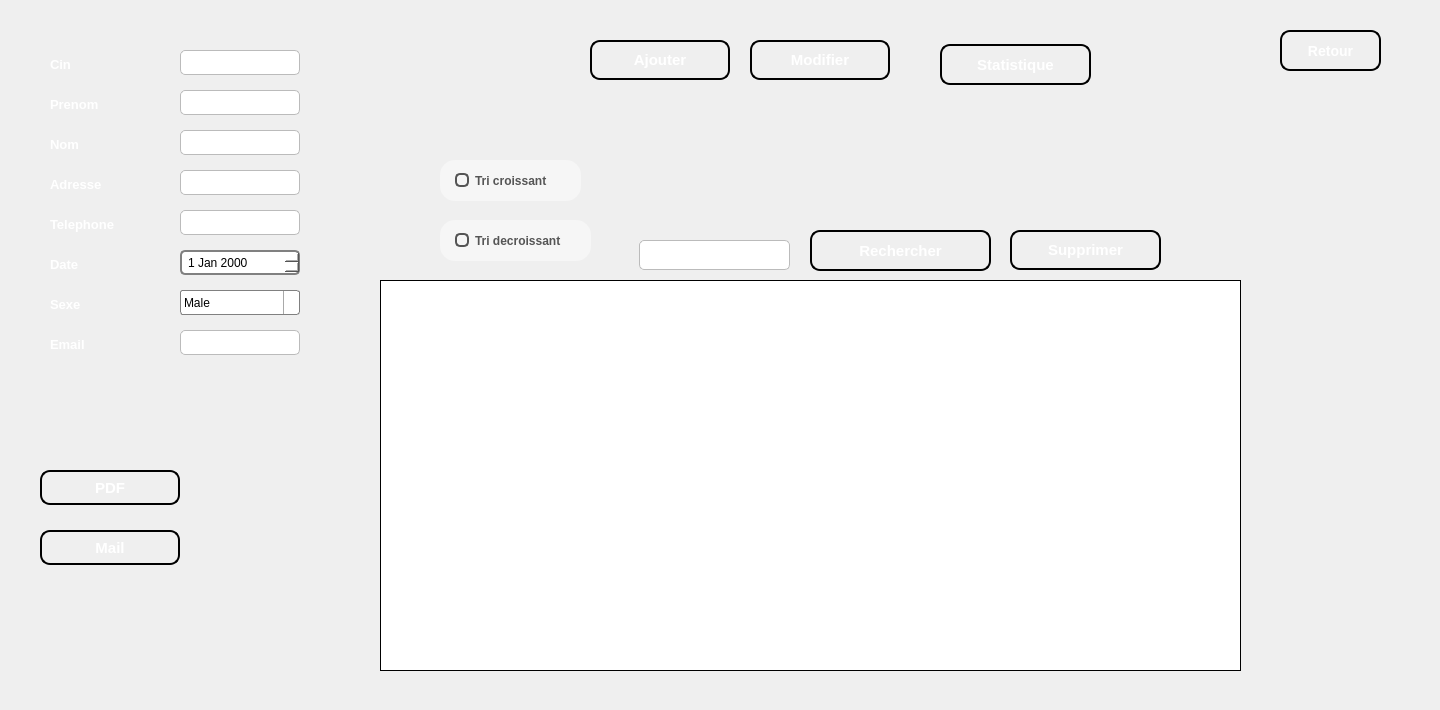
    <widget class="QWidget" name="page_client">
     <widget class="QLineEdit" name="client_adress">
      <property name="geometry">
       <rect>
        <x>180</x>
        <y>170</y>
        <width>120</width>
        <height>25</height>
       </rect>
      </property>
      <property name="styleSheet">
       <string notr="true">QLineEdit {
    background-color: #FFFFFF;
    border: 1px solid #BBBBBB;
    border-radius: 5px;
    padding: 3px;
    font-size: 15px;
    font-family: &quot;Arial&quot;;
}

QLineEdit:focus {
    border: 2px solid #0000FF;
    background-color: #F0F0F0;
}
</string>
      </property>
     </widget>
     <widget class="QLineEdit" name="client_tel">
      <property name="geometry">
       <rect>
        <x>180</x>
        <y>210</y>
        <width>120</width>
        <height>25</height>
       </rect>
      </property>
      <property name="styleSheet">
       <string notr="true">QLineEdit {
    background-color: #FFFFFF;
    border: 1px solid #BBBBBB;
    border-radius: 5px;
    padding: 3px;
    font-size: 15px;
    font-family: &quot;Arial&quot;;
}

QLineEdit:focus {
    border: 2px solid #0000FF;
    background-color: #F0F0F0;
}
</string>
      </property>
     </widget>
     <widget class="QDateEdit" name="client_date">
      <property name="geometry">
       <rect>
        <x>180</x>
        <y>250</y>
        <width>120</width>
        <height>25</height>
       </rect>
      </property>
      <property name="styleSheet">
       <string notr="true">QDateEdit {
    border: 2px solid gray;
    border-radius: 5px;
    background-color: white;
    padding: 2px 4px;
    color: black;
}

QDateEdit::drop-down {
    subcontrol-origin: padding;
    subcontrol-position: top right;
    width: 15px;
    border-left-width: 1px;
    border-left-color: gray;
    border-left-style: solid;
    border-top-right-radius: 3px;
    border-bottom-right-radius: 3px;
}

QDateEdit::down-arrow {
    image: url(:/icons/down-arrow.png);
    width: 10px;
    height: 10px;
}</string>
      </property>
     </widget>
     <widget class="QLabel" name="label_cin_c">
      <property name="geometry">
       <rect>
        <x>50</x>
        <y>50</y>
        <width>90</width>
        <height>30</height>
       </rect>
      </property>
      <property name="styleSheet">
       <string notr="true">background-color:rgba(0,0,0,0);
color: rgb(255, 255, 255);
border-color:rgba(0,0,0,0);  font-size: 17px;</string>
      </property>
      <property name="text">
       <string>&lt;html&gt;&lt;head/&gt;&lt;body&gt;&lt;p&gt;&lt;span style=&quot; font-size:10pt; font-weight:600;&quot;&gt;Cin&lt;/span&gt;&lt;/p&gt;&lt;/body&gt;&lt;/html&gt;</string>
      </property>
     </widget>
     <widget class="QLabel" name="label_tel_c">
      <property name="geometry">
       <rect>
        <x>50</x>
        <y>210</y>
        <width>100</width>
        <height>30</height>
       </rect>
      </property>
      <property name="styleSheet">
       <string notr="true">background-color:rgba(0,0,0,0);
color: rgb(255, 255, 255);
border-color:rgba(0,0,0,0);  font-size: 17px;</string>
      </property>
      <property name="text">
       <string>&lt;html&gt;&lt;head/&gt;&lt;body&gt;&lt;p&gt;&lt;span style=&quot; font-size:10pt; font-weight:600;&quot;&gt;Telephone&lt;/span&gt;&lt;/p&gt;&lt;/body&gt;&lt;/html&gt;</string>
      </property>
     </widget>
     <widget class="QLabel" name="label_sexe_c">
      <property name="geometry">
       <rect>
        <x>50</x>
        <y>290</y>
        <width>90</width>
        <height>30</height>
       </rect>
      </property>
      <property name="styleSheet">
       <string notr="true">background-color:rgba(0,0,0,0);
color: rgb(255, 255, 255);
border-color:rgba(0,0,0,0);  font-size: 17px;</string>
      </property>
      <property name="text">
       <string>&lt;html&gt;&lt;head/&gt;&lt;body&gt;&lt;p&gt;&lt;span style=&quot; font-size:10pt; font-weight:600;&quot;&gt;Sexe&lt;/span&gt;&lt;/p&gt;&lt;/body&gt;&lt;/html&gt;</string>
      </property>
     </widget>
     <widget class="QLineEdit" name="client_cin">
      <property name="geometry">
       <rect>
        <x>180</x>
        <y>50</y>
        <width>120</width>
        <height>25</height>
       </rect>
      </property>
      <property name="styleSheet">
       <string notr="true">QLineEdit {
    background-color: #FFFFFF;
    border: 1px solid #BBBBBB;
    border-radius: 5px;
    padding: 3px;
    font-size: 15px;
    font-family: &quot;Arial&quot;;
}

QLineEdit:focus {
    border: 2px solid #0000FF;
    background-color: #F0F0F0;
}
</string>
      </property>
      <property name="text">
       <string/>
      </property>
     </widget>
     <widget class="QLabel" name="label_adress_c">
      <property name="geometry">
       <rect>
        <x>50</x>
        <y>170</y>
        <width>90</width>
        <height>30</height>
       </rect>
      </property>
      <property name="styleSheet">
       <string notr="true">background-color:rgba(0,0,0,0);
color: rgb(255, 255, 255);
border-color:rgba(0,0,0,0);  font-size: 17px;</string>
      </property>
      <property name="text">
       <string>&lt;html&gt;&lt;head/&gt;&lt;body&gt;&lt;p&gt;&lt;span style=&quot; font-size:10pt; font-weight:600;&quot;&gt;Adresse&lt;/span&gt;&lt;/p&gt;&lt;/body&gt;&lt;/html&gt;</string>
      </property>
     </widget>
     <widget class="QLabel" name="label_date_c">
      <property name="geometry">
       <rect>
        <x>50</x>
        <y>250</y>
        <width>90</width>
        <height>30</height>
       </rect>
      </property>
      <property name="styleSheet">
       <string notr="true">background-color:rgba(0,0,0,0);  font-size: 17px;
color: rgb(255, 255, 255);
border-color:rgba(0,0,0,0);</string>
      </property>
      <property name="text">
       <string>&lt;html&gt;&lt;head/&gt;&lt;body&gt;&lt;p&gt;&lt;span style=&quot; font-size:10pt; font-weight:600;&quot;&gt;Date &lt;/span&gt;&lt;/p&gt;&lt;/body&gt;&lt;/html&gt;</string>
      </property>
     </widget>
     <widget class="QLineEdit" name="client_email">
      <property name="geometry">
       <rect>
        <x>180</x>
        <y>330</y>
        <width>120</width>
        <height>25</height>
       </rect>
      </property>
      <property name="styleSheet">
       <string notr="true">QLineEdit {
    background-color: #FFFFFF;
    border: 1px solid #BBBBBB;
    border-radius: 5px;
    padding: 3px;
    font-size: 15px;
    font-family: &quot;Arial&quot;;
}

QLineEdit:focus {
    border: 2px solid #0000FF;
    background-color: #F0F0F0;
}
</string>
      </property>
     </widget>
     <widget class="QLabel" name="label_prenom_c">
      <property name="geometry">
       <rect>
        <x>50</x>
        <y>90</y>
        <width>90</width>
        <height>30</height>
       </rect>
      </property>
      <property name="styleSheet">
       <string notr="true">background-color:rgba(0,0,0,0);
color: rgb(255, 255, 255);
border-color:rgba(0,0,0,0);  font-size: 17px;</string>
      </property>
      <property name="text">
       <string>&lt;html&gt;&lt;head/&gt;&lt;body&gt;&lt;p&gt;&lt;span style=&quot; font-size:10pt; font-weight:600;&quot;&gt;Prenom&lt;/span&gt;&lt;/p&gt;&lt;/body&gt;&lt;/html&gt;</string>
      </property>
     </widget>
     <widget class="QLabel" name="label_nom_c">
      <property name="geometry">
       <rect>
        <x>50</x>
        <y>130</y>
        <width>90</width>
        <height>30</height>
       </rect>
      </property>
      <property name="styleSheet">
       <string notr="true">background-color:rgba(0,0,0,0);
color: rgb(255, 255, 255);
border-color:rgba(0,0,0,0);  font-size: 17px;</string>
      </property>
      <property name="text">
       <string>&lt;html&gt;&lt;head/&gt;&lt;body&gt;&lt;p&gt;&lt;span style=&quot; font-size:10pt; font-weight:600;&quot;&gt;Nom&lt;/span&gt;&lt;/p&gt;&lt;/body&gt;&lt;/html&gt;</string>
      </property>
     </widget>
     <widget class="QComboBox" name="client_sexe">
      <property name="geometry">
       <rect>
        <x>180</x>
        <y>290</y>
        <width>120</width>
        <height>25</height>
       </rect>
      </property>
      <property name="styleSheet">
       <string notr="true">QComboBox {
    border: 1px solid gray;
    border-radius: 3px;
    padding: 1px 18px 1px 3px;
    min-width: 6em;
}

QComboBox:editable {
    background: white;
}

QComboBox:!editable, QComboBox::drop-down:editable {
     background: qlineargradient(x1: 0, y1: 0, x2: 0, y2: 1,
                                 stop: 0 #E1E1E1, stop: 0.4 #DDDDDD,
                                 stop: 0.5 #D8D8D8, stop: 1.0 #D3D3D3);
}

/* QComboBox gets the &quot;on&quot; state when the popup is open */
QComboBox:!editable:on, QComboBox::drop-down:editable:on {
    background: qlineargradient(x1: 0, y1: 0, x2: 0, y2: 1,
                                stop: 0 #D3D3D3, stop: 0.4 #D8D8D8,
                                stop: 0.5 #DDDDDD, stop: 1.0 #E1E1E1);
}

QComboBox:on { /* shift the text when the popup opens */
    padding-top: 3px;
    padding-left: 4px;
}

QComboBox::drop-down {
    subcontrol-origin: padding;
    subcontrol-position: top right;
    width: 15px;

    border-left-width: 1px;
    border-left-color: darkgray;
    border-left-style: solid; /* just a single line */
    border-top-right-radius: 3px; /* same radius as the QComboBox */
    border-bottom-right-radius: 3px;
}

QComboBox::down-arrow {
    image: url(/usr/share/icons/crystalsvg/16x16/actions/1downarrow.png);
}

QComboBox::down-arrow:on { /* shift the arrow when popup is open */
    top: 1px;
    left: 1px;
}</string>
      </property>
      <item>
       <property name="text">
        <string>Male</string>
       </property>
      </item>
      <item>
       <property name="text">
        <string>Female</string>
       </property>
      </item>
     </widget>
     <widget class="QLineEdit" name="client_nom">
      <property name="geometry">
       <rect>
        <x>180</x>
        <y>130</y>
        <width>120</width>
        <height>25</height>
       </rect>
      </property>
      <property name="styleSheet">
       <string notr="true">QLineEdit {
    background-color: #FFFFFF;
    border: 1px solid #BBBBBB;
    border-radius: 5px;
    padding: 3px;
    font-size: 15px;
    font-family: &quot;Arial&quot;;
}

QLineEdit:focus {
    border: 2px solid #0000FF;
    background-color: #F0F0F0;
}
</string>
      </property>
     </widget>
     <widget class="QLabel" name="label_email_c">
      <property name="geometry">
       <rect>
        <x>50</x>
        <y>330</y>
        <width>90</width>
        <height>30</height>
       </rect>
      </property>
      <property name="styleSheet">
       <string notr="true">background-color:rgba(0,0,0,0);
color: rgb(255, 255, 255);
border-color:rgba(0,0,0,0);  font-size: 17px;</string>
      </property>
      <property name="text">
       <string>&lt;html&gt;&lt;head/&gt;&lt;body&gt;&lt;p&gt;&lt;span style=&quot; font-size:10pt; font-weight:600;&quot;&gt;Email&lt;/span&gt;&lt;/p&gt;&lt;/body&gt;&lt;/html&gt;</string>
      </property>
     </widget>
     <widget class="QLineEdit" name="client_prenom">
      <property name="geometry">
       <rect>
        <x>180</x>
        <y>90</y>
        <width>120</width>
        <height>25</height>
       </rect>
      </property>
      <property name="styleSheet">
       <string notr="true">QLineEdit {
    background-color: #FFFFFF;
    border: 1px solid #BBBBBB;
    border-radius: 5px;
    padding: 3px;
    font-size: 15px;
    font-family: &quot;Arial&quot;;
}

QLineEdit:focus {
    border: 2px solid #0000FF;
    background-color: #F0F0F0;
}
</string>
      </property>
     </widget>
     <widget class="QPushButton" name="client_convert_to_pdf">
      <property name="geometry">
       <rect>
        <x>40</x>
        <y>470</y>
        <width>140</width>
        <height>35</height>
       </rect>
      </property>
      <property name="styleSheet">
       <string notr="true">QPushButton {
    background: qlineargradient(x1: 0, y1: 0, x2: 0, y2: 1,
                                stop: 0 #1c3087, stop: 1 #1c3087);
    border: 2px solid #000000;
    border-radius: 10px;
    padding: 10px;
    color: white;
    font-size: 15px;
    font-weight: bold;
    text-align: center;
}

QPushButton:hover {
    background: qlineargradient(x1: 0, y1: 0, x2: 0, y2: 1,
                                stop: 0 #bd9a06, stop: 1 #deb60d);
    cursor: pointer;
    box-shadow: 0px 0px 5px #004040;
}

QPushButton:pressed {
    background: qlineargradient(x1: 0, y1: 0, x2: 0, y2: 1,
                                stop: 0 #004080, stop: 1 #002040);
}</string>
      </property>
      <property name="text">
       <string>PDF</string>
      </property>
      <property name="icon">
       <iconset>
        <normaloff>../image QT/PDF_file_icon.svg.png</normaloff>../image QT/PDF_file_icon.svg.png</iconset>
      </property>
      <property name="iconSize">
       <size>
        <width>30</width>
        <height>25</height>
       </size>
      </property>
     </widget>
     <widget class="QPushButton" name="client_supprimer">
      <property name="geometry">
       <rect>
        <x>1010</x>
        <y>230</y>
        <width>151</width>
        <height>40</height>
       </rect>
      </property>
      <property name="styleSheet">
       <string notr="true">QPushButton {
    background: qlineargradient(x1: 0, y1: 0, x2: 0, y2: 1,
                                stop: 0 #1c3087, stop: 1 #1c3087);
    border: 2px solid #000000;
    border-radius: 10px;
    padding: 10px;
    color: white;
    font-size: 15px;
    font-weight: bold;
    text-align: center;
}

QPushButton:hover {
    background: qlineargradient(x1: 0, y1: 0, x2: 0, y2: 1,
                                stop: 0 #bd9a06, stop: 1 #deb60d);
    cursor: pointer;
    box-shadow: 0px 0px 5px #004040;
}

QPushButton:pressed {
    background: qlineargradient(x1: 0, y1: 0, x2: 0, y2: 1,
                                stop: 0 #004080, stop: 1 #002040);
}</string>
      </property>
      <property name="text">
       <string>Supprimer</string>
      </property>
      <property name="icon">
       <iconset>
        <normaloff>../image QT/6467134.png</normaloff>../image QT/6467134.png</iconset>
      </property>
      <property name="iconSize">
       <size>
        <width>30</width>
        <height>25</height>
       </size>
      </property>
     </widget>
     <widget class="QPushButton" name="ajouter_client">
      <property name="geometry">
       <rect>
        <x>590</x>
        <y>40</y>
        <width>140</width>
        <height>40</height>
       </rect>
      </property>
      <property name="styleSheet">
       <string notr="true">QPushButton {
    background: qlineargradient(x1: 0, y1: 0, x2: 0, y2: 1,
                                stop: 0 #1c3087, stop: 1 #1c3087);
    border: 2px solid #000000;
    border-radius: 10px;
    padding: 10px;
    color: white;
    font-size: 15px;
    font-weight: bold;
    text-align: center;
}

QPushButton:hover {
    background: qlineargradient(x1: 0, y1: 0, x2: 0, y2: 1,
                                stop: 0 #bd9a06, stop: 1 #deb60d);
    cursor: pointer;
    box-shadow: 0px 0px 5px #004040;
}

QPushButton:pressed {
    background: qlineargradient(x1: 0, y1: 0, x2: 0, y2: 1,
                                stop: 0 #004080, stop: 1 #002040);
}</string>
      </property>
      <property name="text">
       <string>Ajouter</string>
      </property>
      <property name="icon">
       <iconset>
        <normaloff>../image QT/992651.png</normaloff>../image QT/992651.png</iconset>
      </property>
      <property name="iconSize">
       <size>
        <width>30</width>
        <height>25</height>
       </size>
      </property>
     </widget>
     <widget class="QLineEdit" name="client_rech">
      <property name="geometry">
       <rect>
        <x>639</x>
        <y>240</y>
        <width>151</width>
        <height>30</height>
       </rect>
      </property>
      <property name="styleSheet">
       <string notr="true">QLineEdit {
    background-color: #FFFFFF;
    border: 1px solid #BBBBBB;
    border-radius: 5px;
    padding: 3px;
    font-size: 10px;
    font-family: &quot;Arial&quot;;
}

QLineEdit:focus {
    border: 2px solid #0000FF;
    background-color: #F0F0F0;
}</string>
      </property>
     </widget>
     <widget class="QPushButton" name="client_recherche">
      <property name="geometry">
       <rect>
        <x>810</x>
        <y>230</y>
        <width>181</width>
        <height>41</height>
       </rect>
      </property>
      <property name="styleSheet">
       <string notr="true">QPushButton {
    background: qlineargradient(x1: 0, y1: 0, x2: 0, y2: 1,
                                stop: 0 #1c3087, stop: 1 #1c3087);
    border: 2px solid #000000;
    border-radius: 10px;
    padding: 10px;
    color: white;
    font-size: 15px;
    font-weight: bold;
    text-align: center;
}

QPushButton:hover {
    background: qlineargradient(x1: 0, y1: 0, x2: 0, y2: 1,
                                stop: 0 #bd9a06, stop: 1 #deb60d);
    cursor: pointer;
    box-shadow: 0px 0px 5px #004040;
}

QPushButton:pressed {
    background: qlineargradient(x1: 0, y1: 0, x2: 0, y2: 1,
                                stop: 0 #004080, stop: 1 #002040);
}</string>
      </property>
      <property name="text">
       <string>Rechercher</string>
      </property>
      <property name="icon">
       <iconset>
        <normaloff>../image QT/61088.png</normaloff>../image QT/61088.png</iconset>
      </property>
      <property name="iconSize">
       <size>
        <width>30</width>
        <height>25</height>
       </size>
      </property>
     </widget>
     <widget class="QPushButton" name="client_modifier">
      <property name="geometry">
       <rect>
        <x>750</x>
        <y>40</y>
        <width>140</width>
        <height>40</height>
       </rect>
      </property>
      <property name="styleSheet">
       <string notr="true">QPushButton {
    background: qlineargradient(x1: 0, y1: 0, x2: 0, y2: 1,
                                stop: 0 #1c3087, stop: 1 #1c3087);
    border: 2px solid #000000;
    border-radius: 10px;
    padding: 10px;
    color: white;
    font-size: 15px;
    font-weight: bold;
    text-align: center;
}

QPushButton:hover {
    background: qlineargradient(x1: 0, y1: 0, x2: 0, y2: 1,
                                stop: 0 #bd9a06, stop: 1 #deb60d);
    cursor: pointer;
    box-shadow: 0px 0px 5px #004040;
}

QPushButton:pressed {
    background: qlineargradient(x1: 0, y1: 0, x2: 0, y2: 1,
                                stop: 0 #004080, stop: 1 #002040);
}</string>
      </property>
      <property name="text">
       <string>Modifier</string>
      </property>
      <property name="icon">
       <iconset>
        <normaloff>../image QT/2040995.png</normaloff>../image QT/2040995.png</iconset>
      </property>
      <property name="iconSize">
       <size>
        <width>30</width>
        <height>25</height>
       </size>
      </property>
     </widget>
     <widget class="QPushButton" name="recherche_affiche_6">
      <property name="geometry">
       <rect>
        <x>940</x>
        <y>44</y>
        <width>151</width>
        <height>41</height>
       </rect>
      </property>
      <property name="styleSheet">
       <string notr="true">QPushButton {
    background: qlineargradient(x1: 0, y1: 0, x2: 0, y2: 1,
                                stop: 0 #1c3087, stop: 1 #1c3087);
    border: 2px solid #000000;
    border-radius: 10px;
    padding: 10px;
    color: white;
    font-size: 15px;
    font-weight: bold;
    text-align: center;
}

QPushButton:hover {
    background: qlineargradient(x1: 0, y1: 0, x2: 0, y2: 1,
                                stop: 0 #bd9a06, stop: 1 #deb60d);
    cursor: pointer;
    box-shadow: 0px 0px 5px #004040;
}

QPushButton:pressed {
    background: qlineargradient(x1: 0, y1: 0, x2: 0, y2: 1,
                                stop: 0 #004080, stop: 1 #002040);
}</string>
      </property>
      <property name="text">
       <string>Statistique</string>
      </property>
      <property name="icon">
       <iconset>
        <normaloff>../image QT/4252963.png</normaloff>../image QT/4252963.png</iconset>
      </property>
      <property name="iconSize">
       <size>
        <width>30</width>
        <height>25</height>
       </size>
      </property>
     </widget>
     <widget class="QPushButton" name="go_to_mail">
      <property name="geometry">
       <rect>
        <x>40</x>
        <y>530</y>
        <width>140</width>
        <height>35</height>
       </rect>
      </property>
      <property name="styleSheet">
       <string notr="true">QPushButton {
    background: qlineargradient(x1: 0, y1: 0, x2: 0, y2: 1,
                                stop: 0 #1c3087, stop: 1 #1c3087);
    border: 2px solid #000000;
    border-radius: 10px;
    padding: 10px;
    color: white;
    font-size: 15px;
    font-weight: bold;
    text-align: center;
}

QPushButton:hover {
    background: qlineargradient(x1: 0, y1: 0, x2: 0, y2: 1,
                                stop: 0 #bd9a06, stop: 1 #deb60d);
    cursor: pointer;
    box-shadow: 0px 0px 5px #004040;
}

QPushButton:pressed {
    background: qlineargradient(x1: 0, y1: 0, x2: 0, y2: 1,
                                stop: 0 #004080, stop: 1 #002040);
}</string>
      </property>
      <property name="text">
       <string>Mail</string>
      </property>
      <property name="icon">
       <iconset>
        <normaloff>../image QT/Gmail_icon_(2020).svg.png</normaloff>../image QT/Gmail_icon_(2020).svg.png</iconset>
      </property>
      <property name="iconSize">
       <size>
        <width>30</width>
        <height>30</height>
       </size>
      </property>
     </widget>
     <widget class="QPushButton" name="return_list_c">
      <property name="geometry">
       <rect>
        <x>1280</x>
        <y>30</y>
        <width>101</width>
        <height>41</height>
       </rect>
      </property>
      <property name="styleSheet">
       <string notr="true">QPushButton {
    background: qlineargradient(x1: 0, y1: 0, x2: 0, y2: 1,
                                stop: 0 #04c8d6, stop: 1 #04c8d6);
    border: 2px solid #000000;
    border-radius: 10px;
    padding: 10px;
	
	
    color: white;
    font-size: 14px;
    font-weight: bold;
    text-align: center;
}

QPushButton:hover {
    background: qlineargradient(x1: 0, y1: 0, x2: 0, y2: 1,
                                stop: 0 #50faf7, stop: 1 #50faf7);
    cursor: pointer;
    box-shadow: 0px 0px 5px #004040;
}

QPushButton:pressed {
    background: qlineargradient(x1: 0, y1: 0, x2: 0, y2: 1,
                                stop: 0 #004080, stop: 1 #002040);
}</string>
      </property>
      <property name="text">
       <string>Retour</string>
      </property>
      <property name="icon">
       <iconset>
        <normaloff>../image QT/122637.png</normaloff>../image QT/122637.png</iconset>
      </property>
      <property name="iconSize">
       <size>
        <width>30</width>
        <height>25</height>
       </size>
      </property>
     </widget>
     <widget class="QTableView" name="client_table">
      <property name="geometry">
       <rect>
        <x>380</x>
        <y>280</y>
        <width>861</width>
        <height>391</height>
       </rect>
      </property>
      <property name="styleSheet">
       <string notr="true">QTableView {
    background-color: white;
    border: 1px solid black;
    font-size: 14px;
    selection-background-color: blue; /* set selection background color to blue */
}

QHeaderView::section {
    background-color: white;
    color: black;
    font-weight: bold;
    padding: 5px;
    text-align: left;
    height: 40px;
}

QTableView::item {
    border-bottom: 1px solid black;
    padding: 5px;
}</string>
      </property>
      <property name="alternatingRowColors">
       <bool>false</bool>
      </property>
      <property name="sortingEnabled">
       <bool>true</bool>
      </property>
     </widget>
     <widget class="QRadioButton" name="radioButton_tri_croissant_client">
      <property name="geometry">
       <rect>
        <x>440</x>
        <y>160</y>
        <width>151</width>
        <height>51</height>
       </rect>
      </property>
      <property name="styleSheet">
       <string notr="true">QRadioButton {
  border: none;
  color: #555555;
  font-weight: bold;
  padding: 6px 15px;
  border-radius: 15px;
  background-color: #f6f6f6;
  margin-right: 10px;
  margin-bottom: 10px;
}

QRadioButton::indicator {
  width: 10px;
  height: 10px;
  border: 2px solid #555555;
  border-radius: 5px;
  background-color: #f6f6f6;
}

QRadioButton::indicator:checked {
  background-color: #555555;
}</string>
      </property>
      <property name="text">
       <string>Tri croissant</string>
      </property>
     </widget>
     <widget class="QRadioButton" name="radioButton_tri_decroissant_client">
      <property name="geometry">
       <rect>
        <x>440</x>
        <y>220</y>
        <width>161</width>
        <height>51</height>
       </rect>
      </property>
      <property name="styleSheet">
       <string notr="true">QRadioButton {
  border: none;
  color: #555555;
  font-weight: bold;
  padding: 6px 15px;
  border-radius: 15px;
  background-color: #f6f6f6;
  margin-right: 10px;
  margin-bottom: 10px;
}

QRadioButton::indicator {
  width: 10px;
  height: 10px;
  border: 2px solid #555555;
  border-radius: 5px;
  background-color: #f6f6f6;
}

QRadioButton::indicator:checked {
  background-color: #555555;
}</string>
      </property>
      <property name="text">
       <string>Tri decroissant</string>
      </property>
     </widget>
     <widget class="QLabel" name="label_61">
      <property name="geometry">
       <rect>
        <x>0</x>
        <y>0</y>
        <width>1431</width>
        <height>701</height>
       </rect>
      </property>
      <property name="text">
       <string/>
      </property>
      <property name="pixmap">
       <pixmap>../image QT/Screenshot_1.png</pixmap>
      </property>
     </widget>
     <zorder>label_61</zorder>
     <zorder>client_adress</zorder>
     <zorder>client_tel</zorder>
     <zorder>client_date</zorder>
     <zorder>label_cin_c</zorder>
     <zorder>label_tel_c</zorder>
     <zorder>label_sexe_c</zorder>
     <zorder>client_cin</zorder>
     <zorder>label_adress_c</zorder>
     <zorder>label_date_c</zorder>
     <zorder>client_email</zorder>
     <zorder>label_prenom_c</zorder>
     <zorder>label_nom_c</zorder>
     <zorder>client_sexe</zorder>
     <zorder>client_nom</zorder>
     <zorder>label_email_c</zorder>
     <zorder>client_prenom</zorder>
     <zorder>client_convert_to_pdf</zorder>
     <zorder>client_supprimer</zorder>
     <zorder>ajouter_client</zorder>
     <zorder>client_rech</zorder>
     <zorder>client_recherche</zorder>
     <zorder>client_modifier</zorder>
     <zorder>recherche_affiche_6</zorder>
     <zorder>go_to_mail</zorder>
     <zorder>return_list_c</zorder>
     <zorder>client_table</zorder>
     <zorder>radioButton_tri_croissant_client</zorder>
     <zorder>radioButton_tri_decroissant_client</zorder>
    </widget>
